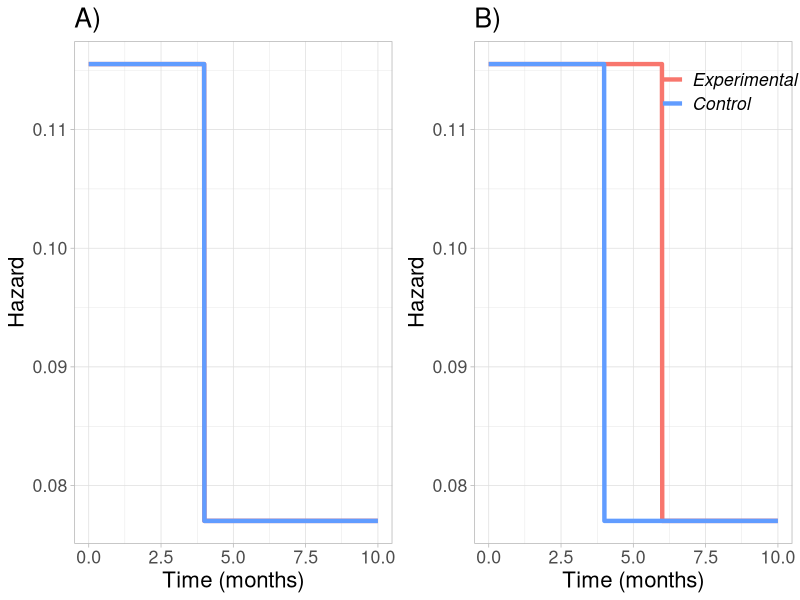

Recreate this plot in R. (Note: this script raises an error after producing the figure.)
library(ggplot2)
library(scales)
# show_col(hue_pal()(5))
library(gridExtra)
require("survival")
library(survminer)

rm(list = ls())


delayed_effect = function(delay_c = 4, delay_e = 4){
  
  n_c = 100000
  n_e = 100000 
  rec_period = 12 
  rec_power = 1
  rate_c_1 = log(2) / 6
  rate_c_2 = log(2) / 9
  rate_e_1 = log(2) / 6 
  rate_e_2 = log(2) / 9
  max_cal_t  = 36
  n_events = 258
  
  # simulate recruitment times from power model:
  
  rec_c = rec_period * runif(n_c) ^ (1 / rec_power)
  rec_e = rec_period * runif(n_e) ^ (1 / rec_power)
  
  # control event times are exponentially distributed:
  
  t_1_c = rexp(n_c, rate = rate_c_1)
  t_2_c = rexp(n_c, rate = rate_c_2)
  t_c = ifelse(t_1_c < delay_c, t_1_c, delay_c + t_2_c)
  
  # experimental event times come from 2-piece exponential distribution:
  
  t_1_e = rexp(n_e, rate = rate_e_1)
  t_2_e = rexp(n_e, rate = rate_e_2)
  t_e = ifelse(t_1_e < delay_e, t_1_e, delay_e + t_2_e)
  
  # (calendar) event times, relative to start of trial.
  
  cal_t_c = rec_c + t_c
  cal_t_e = rec_e + t_e
  
  if (is.null(max_cal_t)){
    max_cal_t <- sort(c(cal_t_c, cal_t_e))[n_events]
  }
  
  # does the patient have an event before the data cut-off:
  
  event_c = cal_t_c <= max_cal_t
  event_e = cal_t_e <= max_cal_t
  
  # if patient's event time is censored, calculate their follow-up time:
  
  obs_t_c = ifelse(event_c, t_c, max_cal_t - rec_c)
  obs_t_e = ifelse(event_e, t_e, max_cal_t - rec_e)
  
  # store in data frame with group label:
  
  df = data.frame(time = c(obs_t_c, obs_t_e),
                  event = c(event_c, event_e),
                  group = rep(c("control", "experimental"), c(n_c, n_e)))
  
  # round time to 2 dp
  df$time = round(df$time, 2)
  
  df
}


medianE1 = 6
medianE2 = 9
medianC1 = 6
medianC2 = 9
time = seq(0,by=0.01,10)

#null deltaC = deltaE
tauC = 4
tauE = 4
hC =  ifelse(time < tauC, log(2)/medianC1, log(2)/medianC2)
hE =  ifelse(time < tauE, log(2)/medianE1, log(2)/medianE2)
HR = hE/hC

df_all_equal = data.frame(hazard = c(hE, hC),
                          type = c(rep("Experimental",length(time)),rep("Control",length(time))),
                          time = rep(time,2))

df_all_equal$type = factor(df_all_equal$type,levels = c("Experimental","Control"), labels = c("Experimental","Control"),ordered = TRUE)

p1 <- ggplot(aes(x = time, y = hazard, color = type), data = df_all_equal) +
  geom_line(size = 1.5) +
  labs(y = "Hazard", x = "Time (months)", color = "", title = "A)") +
  scale_color_manual(values=c("#F8766D", "#619CFF")) +
  theme_light() +
  theme(text = element_text(size = 16),
        legend.position = "none")

sim_data_all_equal = delayed_effect(delay_c = 4, delay_e = 4)

fit_all_equal <- survfit(Surv(time, event) ~ group, data = sim_data_all_equal)

s1 = ggsurvplot(fit_all_equal, data = sim_data_all_equal,
           censor = FALSE,
           legend.labs = c("Control", "Experimental"),
           legend.title = "",
           palette = c("#619CFF","#F8766D"),
           legend = "none",
           title = "A)")

survival_plot1 = s1$plot + geom_vline(xintercept = 4, linetype='dashed', color = "#619CFF") + geom_vline(xintercept = 4, linetype='dashed', color = "#F8766D")


#null deltaE >= deltaC
tauC = 4
tauE = 6
hC =  ifelse(time < tauC, log(2)/medianC1, log(2)/medianC2)
hE =  ifelse(time < tauE, log(2)/medianE1, log(2)/medianE2)
HR = hE/hC

df_EgeqC = data.frame(hazard = c(hE, hC),
                          type = c(rep("Experimental",length(time)),rep("Control",length(time))),
                          time = rep(time,2))

df_EgeqC$type = factor(df_EgeqC$type,levels = c("Experimental","Control"), labels = c("Experimental","Control"),ordered = TRUE)


p2 <- ggplot(aes(x = time, y = hazard, color = type), data = df_EgeqC) +
  geom_line(size = 1.5) +
  labs(y = "Hazard", x = "Time (months)", color = "", title = "B)") +
  scale_color_manual(values=c("#F8766D", "#619CFF")) +
  theme_light() +
  theme(text = element_text(size = 16),
        legend.position = c(0.8, 0.9),
        legend.title = element_blank(),
        legend.text = element_text(face = "italic"),
        legend.background = element_rect(fill="transparent"),
        legend.key = element_rect(fill="transparent"))


sim_data_EgeqC = delayed_effect(delay_c = 4, delay_e = 6)

fit_EgeqC <- survfit(Surv(time, event) ~ group, data = sim_data_EgeqC)

s2 = ggsurvplot(fit_EgeqC, data = sim_data_EgeqC,
           censor = FALSE,
           legend.labs = c("Control", "Experimental"),
           legend.title = "",
           palette = c("#619CFF","#F8766D"),
           legend = c(0.8,0.9),
           font.legend = c(13,"italic"),
           title = "B)")

survival_plot2 = s2$plot + geom_vline(xintercept = 4, linetype='dashed', color = "#619CFF") + geom_vline(xintercept = 6, linetype='dashed', color = "#F8766D")


#plots

#Hazard plots
scenarios = grid.arrange(p1, p2,
                         nrow = 1, ncol = 2)
class(scenarios) <- c("scenarios", class(scenarios))

ggsave("/Users/jose/Dropbox/Research/2019/RMST as an alternative to HR in clinical trials with delayed effects/Journal of Applied Statistics - 1st Review/Figure_9.pdf",scenarios,
       width = 10, height = 4, dpi = 300)

#Survival plots
scenarios = grid.arrange(survival_plot1, survival_plot2,
                         nrow = 1, ncol = 2)
ggsave("/Users/jose/Dropbox/Research/2019/RMST as an alternative to HR in clinical trials with delayed effects/Journal of Applied Statistics - 1st Review/Figure_10.pdf",scenarios,
       width = 10, height = 4, dpi = 300)